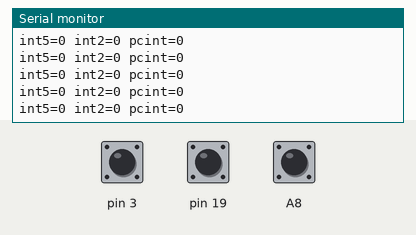
This sketch was run on a simulated Arduino Mega 2560, built with avr-gcc and run on an emulated ATmega2560. Shown: the last lines printed to the serial monitor. The inputs (shaded band) are chosen by the test bench; at power-on: pin 3 HIGH, pin 19 HIGH, A8 HIGH.

Above: at 1.2 s.
1.3 s: pin 3 pulled LOW for 0.15 s
At 1.31 s:
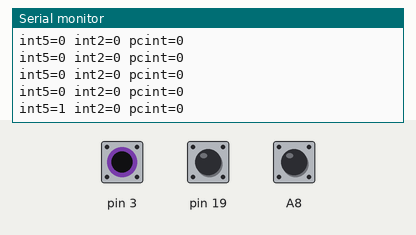
2.9 s: pin 19 pulled LOW for 0.15 s
At 2.92 s:
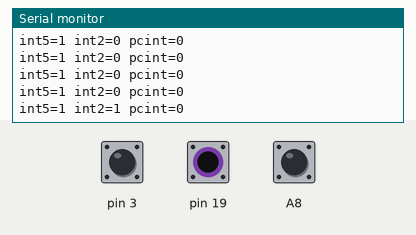
4.5 s: A8 pulled LOW for 0.15 s
At 4.52 s:
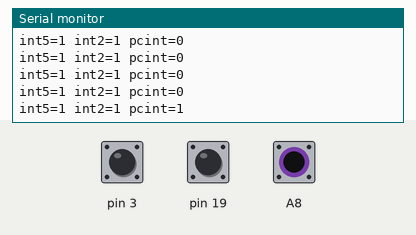
6.1 s: pin 3 pulled LOW for 1 s
At 6.13 s:
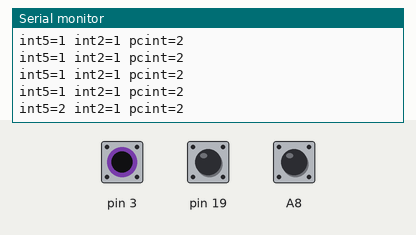
8.6 s: pin 19 pulled LOW for 1 s
At 8.64 s:
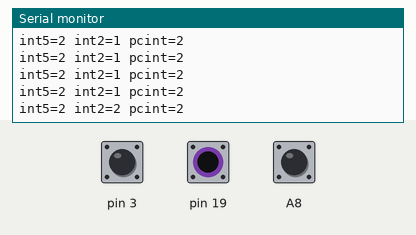
11.1 s: A8 pulled LOW for 1 s
At 11.15 s:
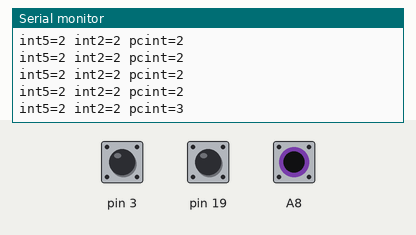
Timing chart, 0 to 14.1 s (numbered marks = the images above; inputs shaded):
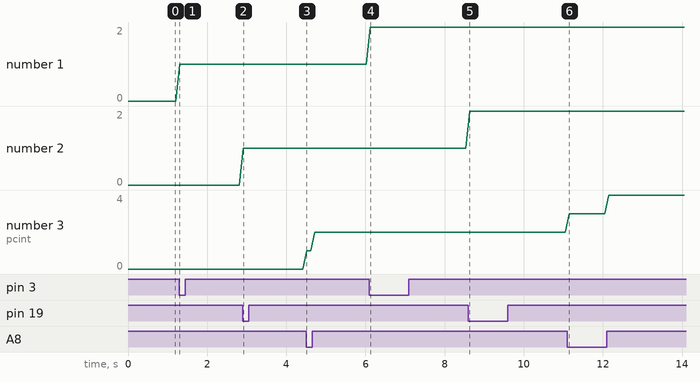

The sketch:

interrupts.ino
```cpp
// mega/interrupts — tests assert: external interrupts from both control registers and a pin
// change group: falling edges on D3 (INT5, EICRB) and D19 (INT2, EICRA), and any change on A8
// (PK0, PCINT16), counted and printed every 100 ms at 115200 baud as "int5=N int2=N pcint=N".
volatile uint16_t int5 = 0, int2 = 0, pcint = 0;

void onInt5() { int5++; }
void onInt2() { int2++; }
ISR(PCINT2_vect) { pcint++; }

void setup() {
  Serial.begin(115200);
  pinMode(3, INPUT_PULLUP);
  pinMode(19, INPUT_PULLUP);
  pinMode(A8, INPUT_PULLUP);
  attachInterrupt(digitalPinToInterrupt(3), onInt5, FALLING);
  attachInterrupt(digitalPinToInterrupt(19), onInt2, FALLING);
  PCMSK2 = 1 << PCINT16;
  PCICR = 1 << PCIE2;
}

void loop() {
  noInterrupts();
  uint16_t a = int5, b = int2, c = pcint;
  interrupts();
  Serial.print("int5=");
  Serial.print(a);
  Serial.print(" int2=");
  Serial.print(b);
  Serial.print(" pcint=");
  Serial.println(c);
  delay(100);
}
```

Measured:
- after the input at 1.3 s, the serial monitor: prints a new line at once (image 1)
- after the input at 2.9 s, the serial monitor: prints a new line at once (image 2)
- after the input at 4.5 s, the serial monitor: prints a new line at once (image 3)
- after the input at 6.1 s, the serial monitor: prints a new line at once (image 4)
- after the input at 8.6 s, the serial monitor: prints a new line at once (image 5)
- after the input at 11.1 s, the serial monitor: prints a new line at once (image 6)
- plotted number 1: 0 → 1 after the input at 1.3 s
- plotted number 3: 2 → 4 after the input at 11.1 s
